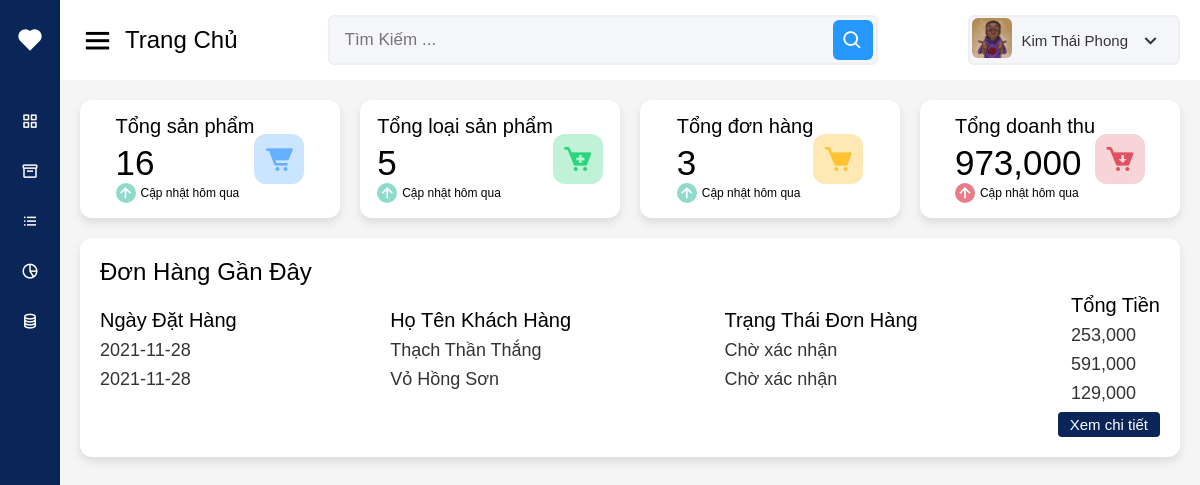
Page /Nhanvien/index.php on the committed database.
### tables this page shows
CREATE TABLE `nhanvien` (
  `msnv` int(11) NOT NULL,
  `hotennv` varchar(100) DEFAULT NULL,
  `chucvu` varchar(100) DEFAULT NULL,
  `diachi` varchar(100) DEFAULT NULL,
  `sodienthoai` int(11) DEFAULT NULL
);

CREATE TABLE `dathang` (
  `sodondh` int(11) NOT NULL,
  `mskh` int(11) NOT NULL,
  `msnv` int(11) NOT NULL,
  `ngaydh` date DEFAULT NULL,
  `ngaygh` date DEFAULT NULL,
  `trangthaidh` int(11) DEFAULT NULL
);

CREATE TABLE `khachhang` (
  `mskh` int(11) NOT NULL,
  `hotenkh` varchar(100) DEFAULT NULL,
  `tencongty` varchar(100) DEFAULT NULL,
  `sodienthoai` int(10) DEFAULT NULL,
  `sofax` varchar(100) DEFAULT NULL
);

### db/dbconnection.php (called while the page is built, shortened)
<?php
function executeResult($sql) {
    $conn = mysqli_connect(HOST, USERNAME, PASSWORD, DATABASE);
    $result = mysqli_query($conn, $sql);
    $data = [];
    while($row = mysqli_fetch_array($result, 1)) {
        $data[] = $row;
    }
    return $data;
}
function executeSingleResult($sql) {
    $conn = mysqli_connect(HOST, USERNAME, PASSWORD, DATABASE);
    $result = mysqli_query($conn, $sql);
    $row    = mysqli_fetch_array($result, 1);
    return $row;
}

### Nhanvien/index.php (the view, shortened to what this page needs)
<?php
require_once('../db/dbconnection.php');
?>
<!DOCTYPE html>
<html lang="en">
<head>
    <link rel="stylesheet" href="admin.css">
    <link href='https://unpkg.com/boxicons@2.0.9/css/boxicons.min.css' rel='stylesheet'>
</head>
<body>
    <div class="sidebar">
        <div class="logo-details">
            <i class='bx bxs-heart'></i>
            <span class="logo_name">Durex</span>
        </div>
        <ul class="nav-links">
            <li>
                <a href="index.php">
                    <i class="bx bx-grid-alt"></i>
                    <span class="link_name">Trang Chủ</span>
                </a>
            </li>
            <li>
                <a href="product.php">
                    <i class="bx bx-box"></i>
                    <span class="link_name">Sản Phẩm</span>
                </a>
            </li>
            <li>
                <a href="category.php">
                    <i class="bx bx-list-ul"></i>
                    <span class="link_name">Loại Sản Phẩm</span>
                </a>
            </li>
            <li>
                <a href="khachhang.php">
                    <i class="bx bx-pie-chart-alt-2"></i>
                    <span class="link_name">Khách Hàng</span>
                </a>
            </li>
            <li>
                <a href="donhang.php">
                    <i class="bx bx-coin-stack"></i>
                    <span class="link_name">Đơn Hàng</span>
                </a>
            </li>
        </ul>
    </div>
    <section class="home-section">
        <nav>
            <div class="sidebar-button">
                <i class="bx bx-menu sidebarBtn"></i>
                <span class="dashboard">Trang Chủ</span>
            </div>
            <div class="search-box">
                <input type="text" placeholder="Tìm Kiếm ...">
                <i class='bx bx-search'></i>
            </div>
            <div class="profile-details">
                <a href="information-admin.php"><img src="images/anhdaden.jpg" alt=""></a>
                <?php
                    $sql = 'select hotennv from nhanvien where msnv = -1';
                    $result = executeSingleResult($sql);
                    echo '<span class="admin_name">'.$result['hotennv'].'</span>';
                ?>
                <i class="bx bx-chevron-down"></i>
            </div>
        </nav>
        <div class="home-content">
            <div class="overview-boxes">
                <div class="box">
                    <div class="left-side">
                        <div class="box_topic">Tổng sản phẩm</div>
                        <?php
                            $sql = 'select count(*) tongsanpham from hanghoa';
                            $result = executeSingleResult($sql);
                            echo '<div class="number">'.$result['tongsanpham'].'</div>';
                        ?>
                        <div class="indicator">
                            <i class="bx bx-up-arrow-alt"></i>
                            <span class="text">Cập nhật hôm qua</span>
                        </div>
                    </div>
                    <i class="bx bxs-cart-alt cart"></i>
                </div>
                <div class="box">
                    <div class="left-side">
                        <div class="box_topic">Tổng loại sản phẩm</div>
                        <?php
                            $sql = 'select count(*) loaisanpham from loaihanghoa';
                            $result = executeSingleResult($sql);
                            echo '<div class="number">'.$result['loaisanpham'].'</div>';
                        ?>
                        <div class="indicator">
                            <i class="bx bx-up-arrow-alt"></i>
                            <span class="text">Cập nhật hôm qua</span>
                        </div>
                    </div>
                    <i class="bx bxs-cart-add cart two"></i>
                </div>
                <div class="box">
                    <div class="left-side">
                        <div class="box_topic">Tổng đơn hàng</div>
                        <?php
                            $sql = 'select count(*) tongdonhang from dathang';
                            $result = executeSingleResult($sql);
                            echo '<div class="number">'.$result['tongdonhang'].'</div>';
                        ?>
                        <div class="indicator">
                            <i class="bx bx-up-arrow-alt"></i>
                            <span class="text">Cập nhật hôm qua</span>
                        </div>
                    </div>
                    <i class="bx bxs-cart cart three"></i>
                </div>
                <div class="box">
                    <div class="left-side">
                        <div class="box_topic">Tổng doanh thu</div>
                        <?php
                            $sql = 'select sum(giadathang) tongdoanhthu from chitietdathang';
                            $result = executeSingleResult($sql);
                            echo '<div class="number">'.number_format($result['tongdoanhthu']).'</div>';
                        ?>
                        <div class="indicator">
                            <i class="bx bx-up-arrow-alt down"></i>
                            <span class="text">Cập nhật hôm qua</span>
                        </div>
                    </div>
                    <i class="bx bxs-cart-download cart four"></i>
                </div>
            </div>
            <div class="sales-boxes">
                <div class="recent-sale box">
                    <div class="title">Đơn Hàng Gần Đây</div>
                    <div class="sales-details">
                        <ul class="details">
                            <li class="topic">Ngày Đặt Hàng</li>
                            <?php
                            $sql = 'select * from dathang d join khachhang k on d.mskh = k.mskh where trangthaidh = -1 limit 6';
                            $result = executeResult($sql);
                            foreach ($result as $row) {
                                echo '<li><a href="#">'.$row['ngaydh'].'</a></li>';
                            }
                            ?>
                        </ul>
                        <ul class="details">
                            <li class="topic">Họ Tên Khách Hàng</li>
                            <?php
                            $sql = 'select * from dathang d join khachhang k on d.mskh = k.mskh where trangthaidh = -1 limit 6';
                            $result = executeResult($sql);
                            foreach ($result as $row) {
                                if ($row['hotenkh'] == null) {
                                    echo '<li><a href="#">No name</a></li>';
                                } else {
                                    echo '<li><a href="#">'.$row['hotenkh'].'</a></li>';
                                }
                            }
                            ?>
                        </ul>
                        <ul class="details">
                            <li class="topic">Trạng Thái Đơn Hàng</li>
                            <?php
                            $sql = 'select * from dathang d join khachhang k on d.mskh = k.mskh where trangthaidh = -1 limit 6';
                            $result = executeResult($sql);
                            foreach ($result as $row) {
                                if ($row['trangthaidh'] == -1) {
                                    echo '<li><a href="#">Chờ xác nhận</a></li>';
                                }
                            }
                            ?>
                        </ul>
                        <ul class="details">
                            <li class="topic">Tổng Tiền</li>
                            <?php
                            $sql = 'select * from dathang limit 6';
                            $result = executeResult($sql);
                            foreach ($result as $row) {
                                $sqll = 'select sum(giadathang) tongtien from chitietdathang where sodondh = "'.$row['sodondh'].'"';
                                $resultt = executeSingleResult($sqll);
                                echo '<li><a href="#">'.number_format($resultt['tongtien']).'</a></li>';
                            }
                            ?>
                        </ul>
                    </div>
                    <div class="button">
                        <a href="donhang.php">Xem chi tiết</a>
                    </div>
                </div>
            </div>
        </div>
    </section>
</body>
</html>

### rows in the picture
nhanvien: hotennv "Kim Thái Phong"
dathang: ngaydh "2021-11-28", mskh.hotenkh "Thạch Thần Thắng", trangthaidh "Chờ xác nhận", tongtien "591,000"
dathang: ngaydh "2021-11-28", mskh.hotenkh "Vỏ Hồng Sơn", trangthaidh "Chờ xác nhận", tongtien "129,000"
dathang: tongtien "253,000"

### other values in the picture
$result['tongsanpham'] "16"
$result['loaisanpham'] "5"
$result['tongdonhang'] "3"
$result['tongdoanhthu'] "973,000"
